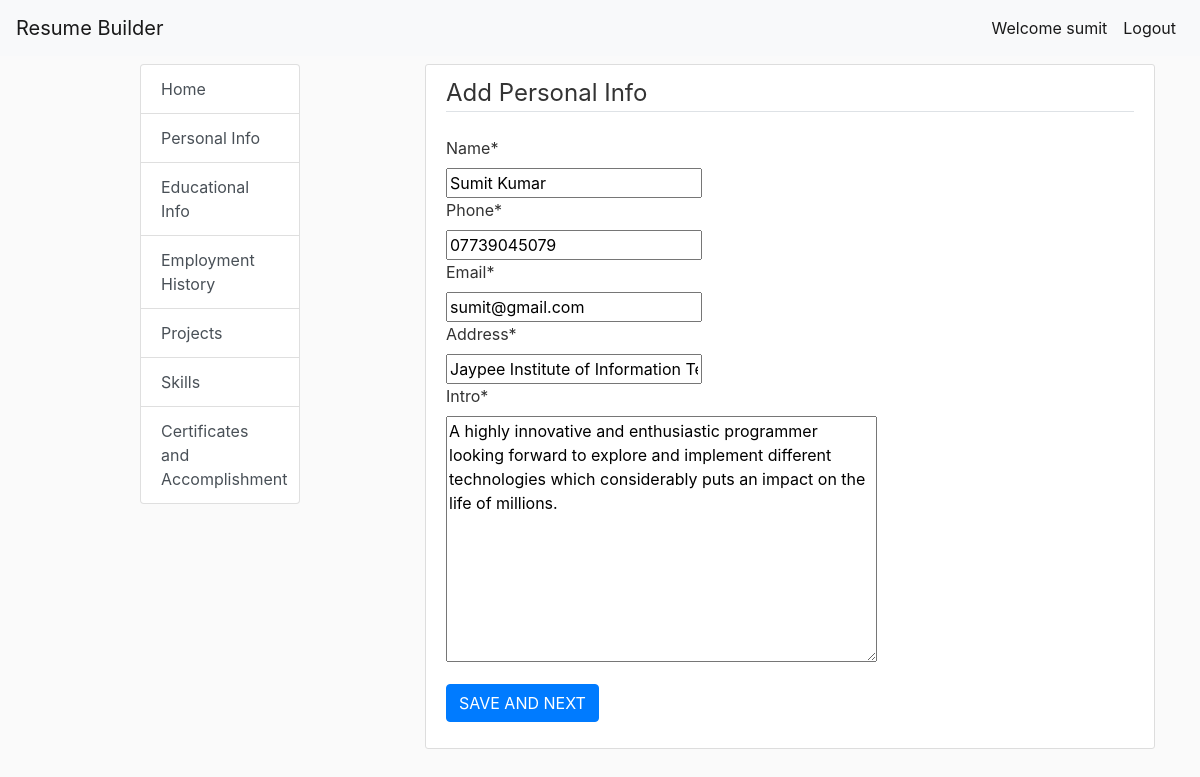
Page /new_personal_info/ (signed in) on the earlier database version.
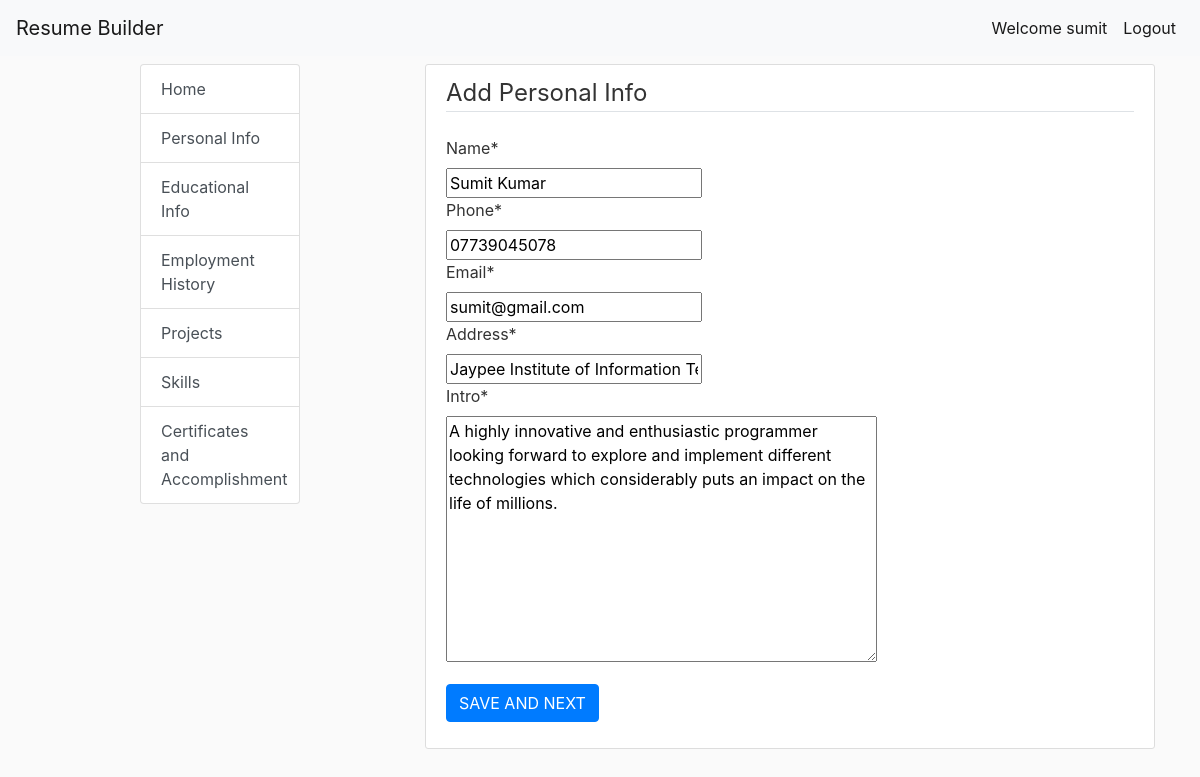
Same page on the later database version.
### resume_app/models.py (models this page shows, shortened)
class Personal(models.Model):
    user = models.OneToOneField('auth.User', on_delete=models.CASCADE,related_name='personals')
    name = models.CharField(max_length=100)
    phone = models.CharField(max_length=15)
    email = models.EmailField()
    address = models.CharField(max_length=200)
    intro = models.TextField()

### resume_app/views.py (the view, shortened to what this page needs)
# urls.py: path('new_personal_info/',views.new_personal_info,name = 'new_personal_info'),
@login_required
def new_personal_info(request):
    flag=0
    a=Personal.objects.all()
    for i in a:
        if i.user == request.user:
            flag=1
            break
    if flag == 1:
        pk = request.user.personals.pk
        personal = get_object_or_404(Personal, pk=pk)
        if request.method == 'POST':
            form = PersonalForm(request.POST, instance=personal)
            if form.is_valid:
                student = form.save(commit=False)
                student.user = request.user
                student.save()
                return redirect('educational_list')
        else:
            form = PersonalForm(instance=personal)
        return render(request, 'resume_app/personal_edit.html', {'form': form})

### resume_app/forms.py
class PersonalForm(forms.ModelForm):
    class Meta:
        model=Personal
        fields=('name','phone','email','address','intro',)

### resume_app/templates/resume_app/personal_edit.html (shortened to what this page needs)
{% extends 'resume_app/base.html' %}
{% load crispy_forms_tags %}
{% block content %}
    <div class="content-section">
        <form action="" method="post">
            <fieldset class="form-group">
                <legend class="border-bottom mb-4">Add Personal Info</legend>
                {{ form|crispy }}
            </fieldset>
            <div class="form-group">
                <button class="btn btn-primary" type="submit">SAVE AND NEXT</button>
            </div>
        </form>
    </div>
{% endblock %}

Differences in the rows shown:
changed Personal "Sumit Kumar": phone "07739045079" → "07739045078"
